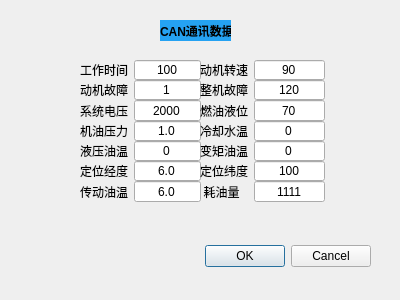
<?xml version="1.0" encoding="UTF-8"?>
<ui version="4.0">
 <class>canmore_pingdi</class>
 <widget class="QDialog" name="canmore_pingdi">
  <property name="geometry">
   <rect>
    <x>0</x>
    <y>0</y>
    <width>400</width>
    <height>300</height>
   </rect>
  </property>
  <property name="windowTitle">
   <string>Dialog</string>
  </property>
  <widget class="QDialogButtonBox" name="buttonBox">
   <property name="geometry">
    <rect>
     <x>30</x>
     <y>240</y>
     <width>341</width>
     <height>32</height>
    </rect>
   </property>
   <property name="orientation">
    <enum>Qt::Horizontal</enum>
   </property>
   <property name="standardButtons">
    <set>QDialogButtonBox::Cancel|QDialogButtonBox::Ok</set>
   </property>
  </widget>
  <widget class="QWidget" name="layoutWidget_2">
   <property name="geometry">
    <rect>
     <x>80</x>
     <y>60</y>
     <width>121</width>
     <height>142</height>
    </rect>
   </property>
   <layout class="QFormLayout" name="formLayout_28">
    <property name="verticalSpacing">
     <number>0</number>
    </property>
    <item row="0" column="0">
     <widget class="QLabel" name="label_654">
      <property name="text">
       <string>工作时间</string>
      </property>
      <property name="alignment">
       <set>Qt::AlignCenter</set>
      </property>
     </widget>
    </item>
    <item row="0" column="1">
     <widget class="QLineEdit" name="lineEdit_229">
      <property name="text">
       <string>100</string>
      </property>
      <property name="alignment">
       <set>Qt::AlignCenter</set>
      </property>
     </widget>
    </item>
    <item row="1" column="0">
     <widget class="QLabel" name="label_655">
      <property name="text">
       <string>动机故障</string>
      </property>
      <property name="alignment">
       <set>Qt::AlignCenter</set>
      </property>
     </widget>
    </item>
    <item row="1" column="1">
     <widget class="QLineEdit" name="lineEdit_230">
      <property name="text">
       <string>1</string>
      </property>
      <property name="alignment">
       <set>Qt::AlignCenter</set>
      </property>
     </widget>
    </item>
    <item row="2" column="0">
     <widget class="QLabel" name="label_656">
      <property name="text">
       <string>系统电压</string>
      </property>
      <property name="alignment">
       <set>Qt::AlignCenter</set>
      </property>
     </widget>
    </item>
    <item row="2" column="1">
     <widget class="QLineEdit" name="lineEdit_231">
      <property name="text">
       <string>2000</string>
      </property>
      <property name="alignment">
       <set>Qt::AlignCenter</set>
      </property>
     </widget>
    </item>
    <item row="3" column="0">
     <widget class="QLabel" name="label_657">
      <property name="text">
       <string>机油压力</string>
      </property>
      <property name="alignment">
       <set>Qt::AlignCenter</set>
      </property>
     </widget>
    </item>
    <item row="3" column="1">
     <widget class="QLineEdit" name="lineEdit_232">
      <property name="text">
       <string>1.0</string>
      </property>
      <property name="alignment">
       <set>Qt::AlignCenter</set>
      </property>
     </widget>
    </item>
    <item row="4" column="0">
     <widget class="QLabel" name="label_658">
      <property name="text">
       <string>液压油温</string>
      </property>
      <property name="alignment">
       <set>Qt::AlignCenter</set>
      </property>
     </widget>
    </item>
    <item row="4" column="1">
     <widget class="QLineEdit" name="lineEdit_233">
      <property name="text">
       <string>0</string>
      </property>
      <property name="alignment">
       <set>Qt::AlignCenter</set>
      </property>
     </widget>
    </item>
    <item row="5" column="0">
     <widget class="QLabel" name="label_659">
      <property name="text">
       <string>定位经度</string>
      </property>
      <property name="alignment">
       <set>Qt::AlignCenter</set>
      </property>
     </widget>
    </item>
    <item row="5" column="1">
     <widget class="QLineEdit" name="lineEdit_234">
      <property name="text">
       <string>6.0</string>
      </property>
      <property name="alignment">
       <set>Qt::AlignCenter</set>
      </property>
     </widget>
    </item>
    <item row="6" column="0">
     <widget class="QLabel" name="label_660">
      <property name="text">
       <string>传动油温</string>
      </property>
      <property name="alignment">
       <set>Qt::AlignCenter</set>
      </property>
     </widget>
    </item>
    <item row="6" column="1">
     <widget class="QLineEdit" name="lineEdit_235">
      <property name="text">
       <string>6.0</string>
      </property>
      <property name="alignment">
       <set>Qt::AlignCenter</set>
      </property>
     </widget>
    </item>
   </layout>
  </widget>
  <widget class="QLabel" name="label_67">
   <property name="geometry">
    <rect>
     <x>160</x>
     <y>20</y>
     <width>71</width>
     <height>21</height>
    </rect>
   </property>
   <property name="font">
    <font>
     <pointsize>9</pointsize>
     <weight>75</weight>
     <bold>true</bold>
    </font>
   </property>
   <property name="styleSheet">
    <string notr="true">background-color:rgb(37, 162, 242);</string>
   </property>
   <property name="text">
    <string>CAN通讯数据</string>
   </property>
  </widget>
  <widget class="QWidget" name="layoutWidget">
   <property name="geometry">
    <rect>
     <x>200</x>
     <y>60</y>
     <width>125</width>
     <height>142</height>
    </rect>
   </property>
   <layout class="QFormLayout" name="formLayout_27">
    <property name="verticalSpacing">
     <number>0</number>
    </property>
    <item row="0" column="0">
     <widget class="QLabel" name="label_643">
      <property name="text">
       <string>动机转速</string>
      </property>
      <property name="alignment">
       <set>Qt::AlignCenter</set>
      </property>
     </widget>
    </item>
    <item row="0" column="1">
     <widget class="QLineEdit" name="lineEdit_218">
      <property name="text">
       <string>90</string>
      </property>
      <property name="alignment">
       <set>Qt::AlignCenter</set>
      </property>
     </widget>
    </item>
    <item row="1" column="0">
     <widget class="QLabel" name="label_644">
      <property name="text">
       <string>整机故障</string>
      </property>
      <property name="alignment">
       <set>Qt::AlignCenter</set>
      </property>
     </widget>
    </item>
    <item row="1" column="1">
     <widget class="QLineEdit" name="lineEdit_219">
      <property name="text">
       <string>120</string>
      </property>
      <property name="alignment">
       <set>Qt::AlignCenter</set>
      </property>
     </widget>
    </item>
    <item row="2" column="0">
     <widget class="QLabel" name="label_645">
      <property name="text">
       <string>燃油液位</string>
      </property>
      <property name="alignment">
       <set>Qt::AlignCenter</set>
      </property>
     </widget>
    </item>
    <item row="2" column="1">
     <widget class="QLineEdit" name="lineEdit_220">
      <property name="text">
       <string>70</string>
      </property>
      <property name="alignment">
       <set>Qt::AlignCenter</set>
      </property>
     </widget>
    </item>
    <item row="3" column="0">
     <widget class="QLabel" name="label_646">
      <property name="text">
       <string>冷却水温</string>
      </property>
      <property name="alignment">
       <set>Qt::AlignCenter</set>
      </property>
     </widget>
    </item>
    <item row="3" column="1">
     <widget class="QLineEdit" name="lineEdit_221">
      <property name="text">
       <string>0</string>
      </property>
      <property name="alignment">
       <set>Qt::AlignCenter</set>
      </property>
     </widget>
    </item>
    <item row="4" column="0">
     <widget class="QLabel" name="label_647">
      <property name="text">
       <string>变矩油温</string>
      </property>
      <property name="alignment">
       <set>Qt::AlignCenter</set>
      </property>
     </widget>
    </item>
    <item row="4" column="1">
     <widget class="QLineEdit" name="lineEdit_222">
      <property name="text">
       <string>0</string>
      </property>
      <property name="alignment">
       <set>Qt::AlignCenter</set>
      </property>
     </widget>
    </item>
    <item row="5" column="0">
     <widget class="QLabel" name="label_648">
      <property name="text">
       <string>定位纬度</string>
      </property>
      <property name="alignment">
       <set>Qt::AlignCenter</set>
      </property>
     </widget>
    </item>
    <item row="5" column="1">
     <widget class="QLineEdit" name="lineEdit_223">
      <property name="text">
       <string>100</string>
      </property>
      <property name="alignment">
       <set>Qt::AlignCenter</set>
      </property>
     </widget>
    </item>
    <item row="6" column="0">
     <widget class="QLabel" name="label_649">
      <property name="text">
       <string> 耗油量</string>
      </property>
      <property name="alignment">
       <set>Qt::AlignCenter</set>
      </property>
     </widget>
    </item>
    <item row="6" column="1">
     <widget class="QLineEdit" name="lineEdit_224">
      <property name="text">
       <string>1111</string>
      </property>
      <property name="alignment">
       <set>Qt::AlignCenter</set>
      </property>
     </widget>
    </item>
   </layout>
  </widget>
 </widget>
 <resources/>
 <connections>
  <connection>
   <sender>buttonBox</sender>
   <signal>accepted()</signal>
   <receiver>canmore_pingdi</receiver>
   <slot>accept()</slot>
   <hints>
    <hint type="sourcelabel">
     <x>248</x>
     <y>254</y>
    </hint>
    <hint type="destinationlabel">
     <x>157</x>
     <y>274</y>
    </hint>
   </hints>
  </connection>
  <connection>
   <sender>buttonBox</sender>
   <signal>rejected()</signal>
   <receiver>canmore_pingdi</receiver>
   <slot>reject()</slot>
   <hints>
    <hint type="sourcelabel">
     <x>316</x>
     <y>260</y>
    </hint>
    <hint type="destinationlabel">
     <x>286</x>
     <y>274</y>
    </hint>
   </hints>
  </connection>
 </connections>
</ui>
